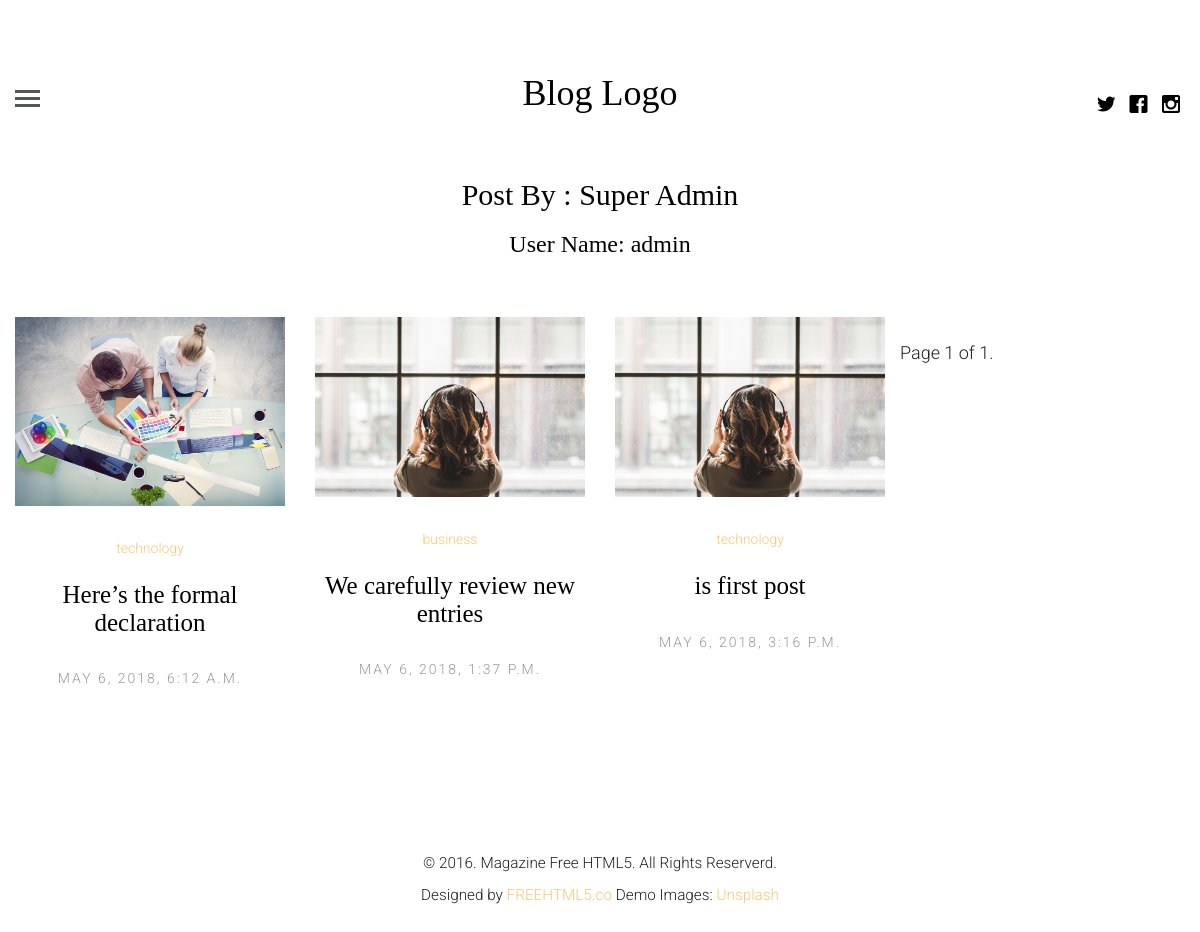
/profile/admin, run on the app's committed database.
### blogapp/models.py (models this page shows, shortened)
class Author(models.Model):
    name = models.ForeignKey(User, on_delete=models.CASCADE)
    author_picture = models.FileField()
    details = models.TextField()

class Article(models.Model):
    article_author = models.ForeignKey(Author, on_delete=models.CASCADE)
    title = models.CharField(max_length=200)
    body = models.TextField()
    image = models.FileField()
    category = models.ForeignKey(Category, on_delete=models.CASCADE)
    posted_on = models.DateTimeField(auto_now=False, auto_now_add=True)
    update_on = models.DateTimeField(auto_now=True, auto_now_add=False)
    class Meta:
        verbose_name = "Blog Article"
        verbose_name_plural = "Articles"
    def single_post_url(self):
        return reverse("blog:single_post", kwargs={"id": self.id } )
    def topic_url(self):
        return reverse("blog:topic", kwargs={"name": self.category.name})

class Category(models.Model):
    name = models.CharField(max_length=100)
    def __str__(self):
        return self.name

### blogapp/views.py (the view)
# urls.py: path('profile/<name>', views.profile.as_view(), name="profile"),
class profile(View):
    template_name = 'profile.html'
    def get(self, request, name):
        post_author = get_object_or_404(User, username=name)
        auth = get_object_or_404(Author, name=post_author.id)
        post = Article.objects.filter(article_author=auth.id)
        paginator = Paginator(post, 4)
        page = request.GET.get('page')
        total_article = paginator.get_page(page)
        context = {
            'post': total_article,
            'auth': auth,
        }
        return render(request, self.template_name, context)

### blogapp/templates/profile.html (shortened to what this page needs)
{% extends 'base.html' %}
{% load static %}
	{% block content %}
		<div class="container text-center" style="margin-bottom:50px;">
			<h2>Post By : {{ auth.name.get_full_name }}</h2>
			<h3>User Name: {{ auth.name.username }}</h3>
		</div>
		{% for p in post %}
		<article class="col-lg-3 col-md-3 col-sm-3 col-xs-6 col-xxs-12 animate-box">
			<figure>
				<a href="{{ p.single_post_url }}"><img src="{{ p.image.url }}" alt="Image" class="img-responsive"></a>
			</figure>
			<span class="fh5co-meta"><a href="{{ p.topic_url }}">{{ p.category }}</a></span>
			<h2 class="fh5co-article-title"><a href="{{ p.single_post_url }}">{{ p.title }}</a></h2>
			<span class="fh5co-meta fh5co-date">{{ p.posted_on }}</span>
		</article>
		{% endfor %}
	    <div class="container-fluid">
			<div class="pagination">
				<span class="step-links">
					<span class="current">
						Page {{ post.number }} of {{ post.paginator.num_pages }}.
					</span>
				</span>
			</div>
		</div>
	{% endblock %}

### blogapp/static/css/style.css (style rules this page uses)
html { background: #fff; }
body { font-family: "Roboto", arial, sans-serif; font-size: 18px; font-weight: 300; line-height: 1.8; color: #222; background: #fff; }
a { color: #f7c873; -webkit-transition: 0.5s; -o-transition: 0.5s; transition: 0.5s; }
h1, h2, h3, h4, h5, h6 { font-family: "Playfair Display", times, serif; color: #000; }
.fh5co-post-entry article { text-align: center; float: left; margin-bottom: 110px; padding-left: 3em; padding-right: 3em; }
@media screen and (max-width: 1200px) { .fh5co-post-entry article { margin-bottom: 80px; padding-left: 15px; padding-right: 15px; } }
.fh5co-post-entry article a img { opacity: 1; -webkit-transition: 0.5s; -o-transition: 0.5s; transition: 0.5s; }
.fh5co-post-entry article figure { margin-bottom: 30px; }
.fh5co-post-entry article h2 { font-family: "Playfair Display", times, serif; font-size: 25px; color: #000; margin-bottom: 30px; }
.fh5co-post-entry article h2 a { color: #000; }
.fh5co-post-entry article .fh5co-meta { font-size: 14px; font-family: "Roboto", arial, sans-serif; color: #999999; margin-bottom: 20px; display: block; }
.fh5co-post-entry article .fh5co-meta.fh5co-date { text-transform: uppercase; letter-spacing: 2px; }
.js .to-animate, .js .to-animate-2, .js .animate-box { opacity: 0; }

### data on the page
Author: name.get_full_name "Super Admin", name.username "admin"
Article: image (picture), category "technology", title "Here’s the formal declaration", posted_on "MAY 6, 2018, 6:12 A.M."
Article: image (picture), category "business", title "We carefully review new entries", posted_on "MAY 6, 2018, 1:37 P.M."
Article: image (picture), category "technology", title "is first post", posted_on "MAY 6, 2018, 3:16 P.M."

### other printed values
{{ post.number }} "1"
{{ post.paginator.num_pages }} "1"
